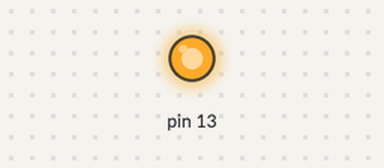
The sketch below on a simulated Arduino Uno, built with avr-gcc and run on an emulated ATmega328P. On the bench: output pins drawn as LEDs (lit = HIGH).

Above: at 0.5 s.
At 51.0 s:
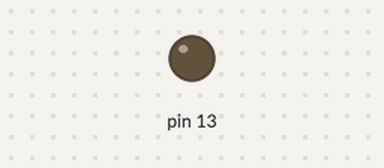
Timing chart, 0 to 130.0 s (numbered marks = the images above):
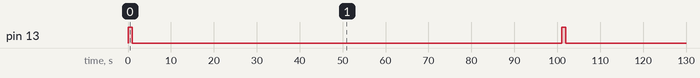

The sketch:

blink.ino
```cpp
void setup(){pinMode(13,OUTPUT);}void loop(){digitalWrite(13,HIGH);delay(1000);digitalWrite(13,LOW);delay(100000);}
```

Measured:
- by itself, pin 13: alternates HIGH for 1.0 s and LOW for 100 s
